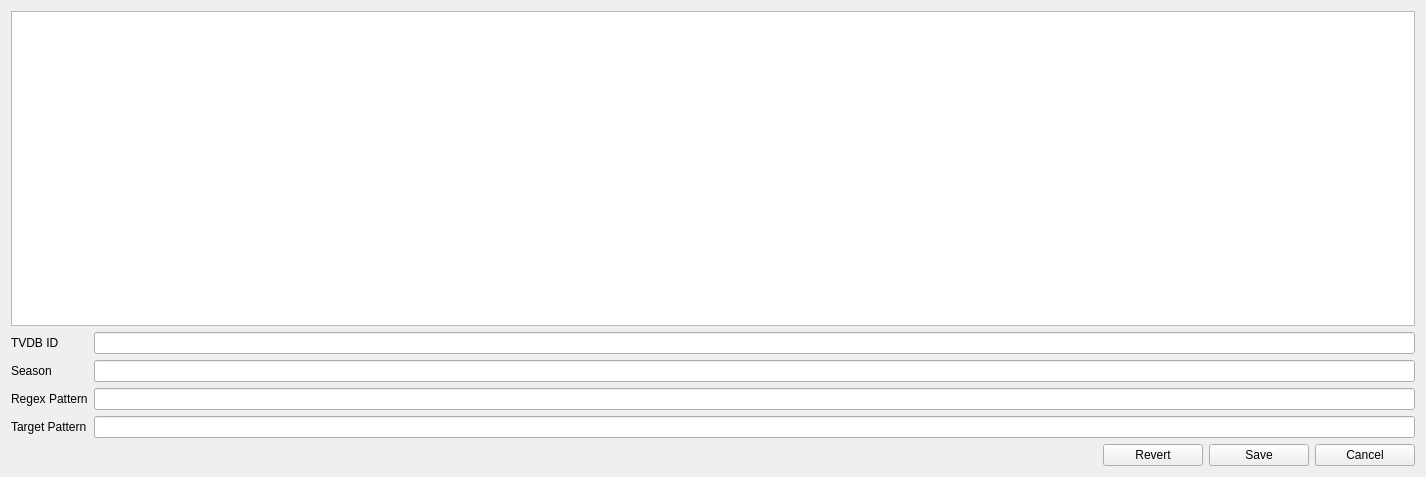
<?xml version="1.0" encoding="UTF-8"?>
<ui version="4.0">
 <class>series_data_editor</class>
 <widget class="QDialog" name="series_data_editor">
  <property name="geometry">
   <rect>
    <x>0</x>
    <y>0</y>
    <width>1426</width>
    <height>477</height>
   </rect>
  </property>
  <property name="sizePolicy">
   <sizepolicy hsizetype="Expanding" vsizetype="Expanding">
    <horstretch>0</horstretch>
    <verstretch>0</verstretch>
   </sizepolicy>
  </property>
  <property name="windowTitle">
   <string/>
  </property>
  <property name="sizeGripEnabled">
   <bool>false</bool>
  </property>
  <layout class="QVBoxLayout" name="verticalLayout">
   <item>
    <layout class="QVBoxLayout" name="layout_main">
     <item>
      <widget class="QTreeWidget" name="tree_patterns">
       <property name="enabled">
        <bool>true</bool>
       </property>
       <property name="midLineWidth">
        <number>0</number>
       </property>
       <property name="editTriggers">
        <set>QAbstractItemView::NoEditTriggers</set>
       </property>
       <property name="tabKeyNavigation">
        <bool>false</bool>
       </property>
       <property name="showDropIndicator" stdset="0">
        <bool>false</bool>
       </property>
       <property name="dragDropOverwriteMode">
        <bool>false</bool>
       </property>
       <property name="selectionMode">
        <enum>QAbstractItemView::SingleSelection</enum>
       </property>
       <property name="selectionBehavior">
        <enum>QAbstractItemView::SelectRows</enum>
       </property>
       <property name="allColumnsShowFocus">
        <bool>true</bool>
       </property>
       <attribute name="headerVisible">
        <bool>false</bool>
       </attribute>
       <attribute name="headerHighlightSections">
        <bool>false</bool>
       </attribute>
       <attribute name="headerStretchLastSection">
        <bool>false</bool>
       </attribute>
       <column>
        <property name="text">
         <string notr="true">Regex Pattern</string>
        </property>
       </column>
       <column>
        <property name="text">
         <string>Target Pattern</string>
        </property>
       </column>
      </widget>
     </item>
     <item>
      <layout class="QFormLayout" name="layout_form">
       <item row="0" column="1">
        <widget class="QLineEdit" name="line_tvdb_id"/>
       </item>
       <item row="0" column="0">
        <widget class="QLabel" name="label_tvdb_id">
         <property name="text">
          <string>TVDB ID</string>
         </property>
        </widget>
       </item>
       <item row="1" column="0">
        <widget class="QLabel" name="label_season">
         <property name="text">
          <string>Season</string>
         </property>
        </widget>
       </item>
       <item row="1" column="1">
        <widget class="QLineEdit" name="line_season"/>
       </item>
       <item row="2" column="1">
        <widget class="QLineEdit" name="line_regex"/>
       </item>
       <item row="2" column="0">
        <widget class="QLabel" name="label_regex">
         <property name="text">
          <string>Regex Pattern</string>
         </property>
        </widget>
       </item>
       <item row="3" column="0">
        <widget class="QLabel" name="label_target">
         <property name="text">
          <string>Target Pattern</string>
         </property>
        </widget>
       </item>
       <item row="3" column="1">
        <widget class="QLineEdit" name="line_target"/>
       </item>
      </layout>
     </item>
     <item>
      <layout class="QHBoxLayout" name="layout_buttons">
       <item>
        <spacer name="hspacer_buttons">
         <property name="orientation">
          <enum>Qt::Horizontal</enum>
         </property>
         <property name="sizeHint" stdset="0">
          <size>
           <width>40</width>
           <height>20</height>
          </size>
         </property>
        </spacer>
       </item>
       <item>
        <widget class="QPushButton" name="button_revert">
         <property name="sizePolicy">
          <sizepolicy hsizetype="Fixed" vsizetype="Fixed">
           <horstretch>0</horstretch>
           <verstretch>0</verstretch>
          </sizepolicy>
         </property>
         <property name="minimumSize">
          <size>
           <width>100</width>
           <height>0</height>
          </size>
         </property>
         <property name="focusPolicy">
          <enum>Qt::NoFocus</enum>
         </property>
         <property name="text">
          <string>Revert</string>
         </property>
        </widget>
       </item>
       <item>
        <widget class="QPushButton" name="button_save">
         <property name="sizePolicy">
          <sizepolicy hsizetype="Fixed" vsizetype="Fixed">
           <horstretch>0</horstretch>
           <verstretch>0</verstretch>
          </sizepolicy>
         </property>
         <property name="minimumSize">
          <size>
           <width>100</width>
           <height>0</height>
          </size>
         </property>
         <property name="focusPolicy">
          <enum>Qt::NoFocus</enum>
         </property>
         <property name="text">
          <string>Save</string>
         </property>
        </widget>
       </item>
       <item>
        <widget class="QPushButton" name="button_cancel">
         <property name="sizePolicy">
          <sizepolicy hsizetype="Fixed" vsizetype="Fixed">
           <horstretch>0</horstretch>
           <verstretch>0</verstretch>
          </sizepolicy>
         </property>
         <property name="minimumSize">
          <size>
           <width>100</width>
           <height>0</height>
          </size>
         </property>
         <property name="focusPolicy">
          <enum>Qt::NoFocus</enum>
         </property>
         <property name="text">
          <string>Cancel</string>
         </property>
        </widget>
       </item>
      </layout>
     </item>
    </layout>
   </item>
  </layout>
 </widget>
 <resources/>
 <connections/>
</ui>
